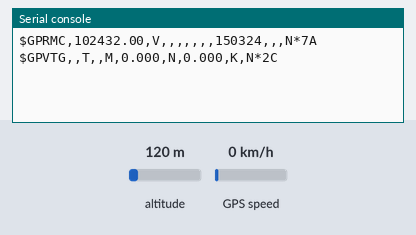
The program below on a simulated MicroPython board. Parts: the last lines printed to the serial console. The inputs (shaded band) are chosen by the test bench; at power-on: GPS speed 0 km/h, altitude 120 m. The GPS gets a fix after 3 s at 37.7749, -122.4194 with 8 satellites.

Above: at 5.4 s.
5.5 s: GPS speed set to 2 km/h
At 6.8 s:
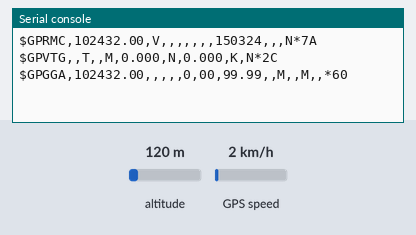
9.5 s: GPS speed set to 60 km/h
At 11.1 s:
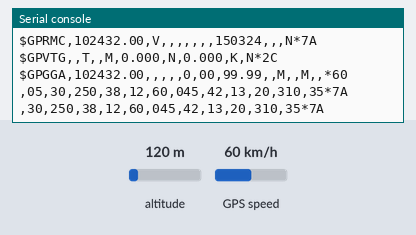
13.5 s: GPS speed set to 118 km/h
At 15.4 s:
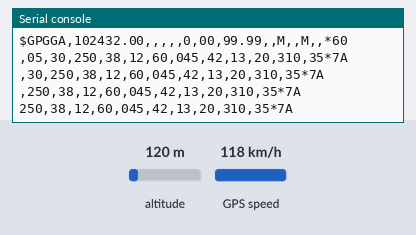

Measured:
- after the input at 9.5 s, the serial console: prints a new line after 0.50 s (image 2)
- after the input at 13.5 s, the serial console: prints a new line after 0.51 s (image 3)

The program:

gps_test.py
```python
import machine
from time import sleep

gps = machine.UART(1, baudrate=9600, tx=4, rx=5)
try:
    while True:
        if gps.any():
            line = gps.readline()
            if line:
                line = line.decode('utf-8')
                print(line.strip())
        sleep(2)
except KeyboardInterrupt as e:
    print('Finalizando lecturas desde el gps')
```
